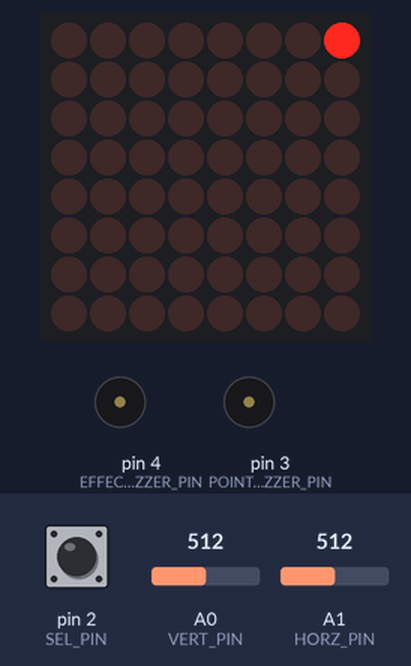
A sketch run on a simulated Arduino Uno, built with avr-gcc and run on an emulated ATmega328P. On the bench: 8×8 LED matrix, buzzer (waves = sounding, pin HIGH). The inputs (shaded band) are chosen by the test bench; at power-on: A1 (HORZ_PIN) = 512, pin 2 (SEL_PIN) HIGH, A0 (VERT_PIN) = 512.

Above: at 1.2 s.
1.3 s: A1 (HORZ_PIN) set to 688
2.8 s: A1 (HORZ_PIN) set to 709
At 2.86 s:
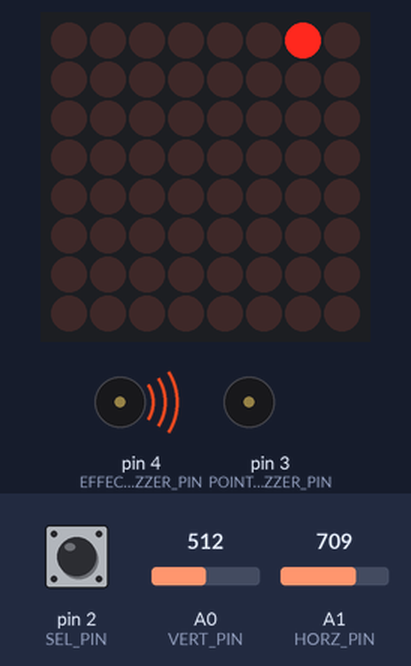
At 3.62 s:
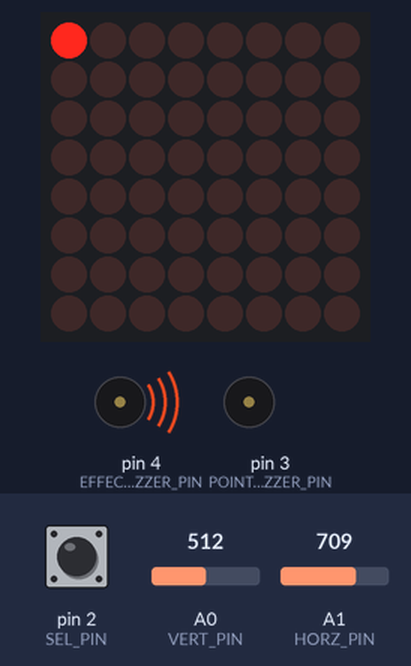
4.6 s: pin 2 (SEL_PIN) pulled LOW for 0.15 s
At 10.3 s:
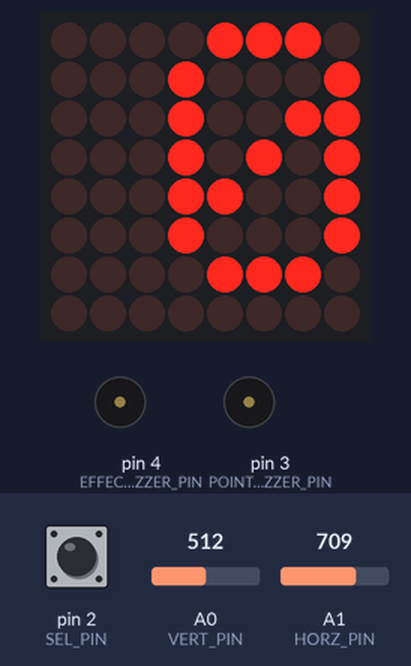
Timing chart, 0 to 11.8 s (numbered marks = the images above; inputs shaded):
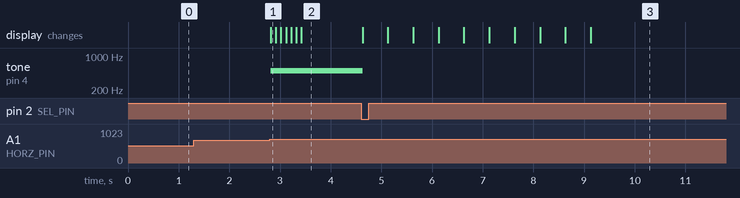

The sketch:

game.ino
```cpp
#include <MD_MAX72xx.h>

#define MAX_DEVICES 1 // Change to the number of devices you have
#define MAX_X (MAX_DEVICES * 8 - 1)
#define MAX_Y 7

#define CLK_PIN  13
#define DATA_PIN 11
#define CS_PIN   10

#define VERT_PIN A0
#define HORZ_PIN A1
#define SEL_PIN  2

#define POINT_BUZZER_PIN 3
#define EFFECT_BUZZER_PIN 4

MD_MAX72XX mx = MD_MAX72XX(MD_MAX72XX::FC16_HW, CS_PIN, MAX_DEVICES);

int x = 0;
int y = 0;
int score = 0;
bool gameRunning = true;

void setup() {
  mx.begin();
  mx.control(MD_MAX72XX::INTENSITY, MAX_INTENSITY / 2);
  mx.clear();

  pinMode(VERT_PIN, INPUT);
  pinMode(HORZ_PIN, INPUT);
  pinMode(SEL_PIN, INPUT_PULLUP);

  pinMode(POINT_BUZZER_PIN, OUTPUT);
  pinMode(EFFECT_BUZZER_PIN, OUTPUT);
}

void loop() {
  if (digitalRead(SEL_PIN) == LOW) {
    gameRunning = false;
    showScore();
    while (digitalRead(SEL_PIN) == LOW) {} // Wait for button release
    return; // Exit loop to prevent further movement
  }

  if (gameRunning) {
    int horz = analogRead(HORZ_PIN);
    int vert = analogRead(VERT_PIN);

    if (vert < 300) {
      y = min(y + 1, MAX_Y);
      tone(EFFECT_BUZZER_PIN, 500, 100); // Play sound effect
    }
    if (vert > 700) {
      y = max(y - 1, 0);
      tone(EFFECT_BUZZER_PIN, 500, 100); // Play sound effect
    }
    if (horz > 700) {
      x = min(x + 1, MAX_X);
      tone(EFFECT_BUZZER_PIN, 500, 100); // Play sound effect
    }
    if (horz < 300) {
      x = max(x - 1, 0);
      tone(EFFECT_BUZZER_PIN, 500, 100); // Play sound effect
    }

    mx.clear();
    mx.setPoint(y, x, true);
    mx.update();

    delay(100); // Small delay to slow down the movement
  }
}

void showScore() {
  for (int i = 0; i < 5; i++) {
    mx.clear();
    mx.update();
    delay(500);
    displayScore(score);
    delay(500);
  }
}

void displayScore(int score) {
  mx.clear();
  if (score < 10) {
    mx.setChar(4, '0' + score);
  } else {
    int tens = score / 10;
    int ones = score % 10;
    mx.setChar(3, '0' + tens);
    mx.setChar(4, '0' + ones);
  }
  mx.update();
}
```

Measured:
- the behaviour switches between 700 and 701 on A1 (HORZ_PIN) (found by bisection; images 0 and 1)
- after the input at 1.3 s, every drawn part: stays the same
- after the input at 2.8 s, tone on pin 4 (EFFECT_BUZZER_PIN): silent → 500 Hz at once; the display: changes at once (image 1)
- after the input at 4.6 s, tone on pin 4 (EFFECT_BUZZER_PIN): 500 Hz → silent at once; the display: first changes at once (image 3 shows a later state)
